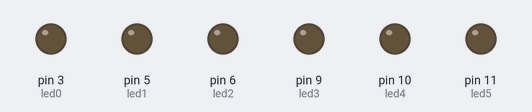
The sketch below on a simulated Arduino Uno, built with avr-gcc and run on an emulated ATmega328P. On the bench: output pins drawn as LEDs (lit = HIGH).

Above: at 0.05 s.
At 0.6 s:
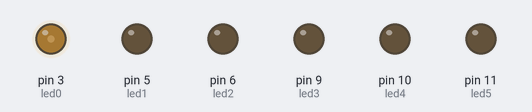
At 1.15 s:
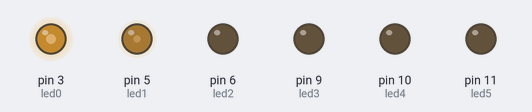
At 2.25 s:
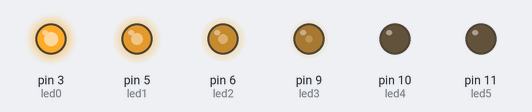
At 3.35 s:
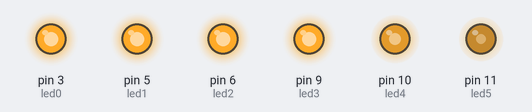
At 4.5 s:
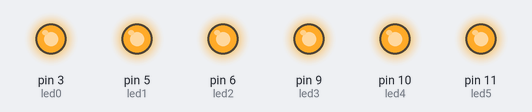
Timing chart, 0 to 5.9 s (numbered marks = the images above):
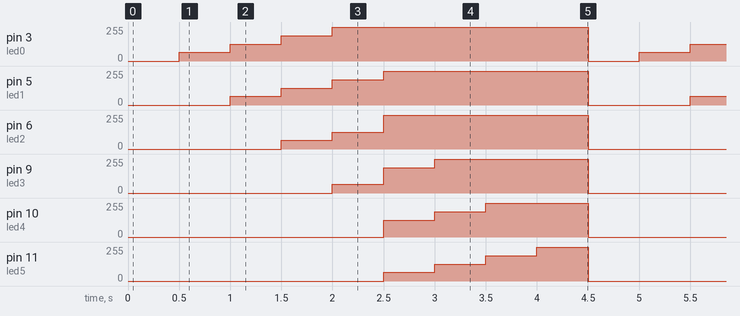

Measured:
- by itself, pin 3 (led0): repeats every 4.5 s: 127/255 0.50 s, 191/255 0.50 s, 255/255 2.5 s, 0/255 0.50 s, 64/255 0.50 s
- by itself, pin 5 (led1): repeats every 4.5 s: 127/255 0.50 s, 191/255 0.50 s, 255/255 2.0 s, 0/255 1.0 s, 64/255 0.50 s
- by itself, pin 6 (led2): repeats every 4.5 s: 127/255 0.50 s, 255/255 2.0 s, 0/255 1.5 s, 64/255 0.50 s
- by itself, pin 9 (led3): repeats every 4.5 s: 191/255 0.50 s, 255/255 1.5 s, 0/255 2.0 s, 64/255 0.50 s
- by itself, pin 10 (led4): repeats every 4.5 s: 191/255 0.50 s, 255/255 1.0 s, 0/255 2.5 s, 127/255 0.50 s
- by itself, pin 11 (led5): repeats every 4.5 s: 127/255 0.50 s, 191/255 0.50 s, 255/255 0.50 s, 0/255 2.5 s, 64/255 0.50 s

The sketch:

001_Fade_LEDs-2.ino
```cpp
/**********************************************************************************
**                                                                               **
**                                 Fade LEDs                                     **
**                                                                               **
**                                                                               **
**********************************************************************************/

//********** Includes *************************************************************

//********** Variables ************************************************************
const int led0 = 3;          // donar nom al pin 3 de l’Arduino
const int led1 = 5;          // donar nom al pin 5 de l’Arduino
const int led2 = 6;          // donar nom al pin 6 de l’Arduino
const int led3 = 9;          // donar nom al pin 9 de l’Arduino
const int led4 = 10;         // donar nom al pin 10 de l’Arduino
const int led5 = 11;         // donar nom al pin 11 de l’Arduino
int velocitat = 500;         // velocitat de l'acció en ms


//********** Setup ****************************************************************
void setup()
{
  pinMode(led0, OUTPUT);     // definir el pin 3 com una sortida
  pinMode(led1, OUTPUT);     // definir el pin 5 com una sortida
  pinMode(led2, OUTPUT);     // definir el pin 6 com una sortida
  pinMode(led3, OUTPUT);     // definir el pin 9 com una sortida
  pinMode(led4, OUTPUT);     // definir el pin 10 com una sortida
  pinMode(led5, OUTPUT);     // definir el pin 11 com una sortida
}

//********** Loop *****************************************************************
void loop()
{
  analogWrite(led0, 0);     // posar PWM del pin 3 a 60
  analogWrite(led1, 0);     // posar PWM del pin 5 a 60
  analogWrite(led2, 0);     // posar PWM del pin 6 a 60
  analogWrite(led3, 0);     // posar PWM del pin 9 a 60
  analogWrite(led4, 0);     // posar PWM del pin 10 a 60
  analogWrite(led5, 0);     // posar PWM del pin 11 a 60

  delay (500);

  analogWrite(led0, 64);     // posar PWM del pin 3 a 60
  analogWrite(led1, 0);     // posar PWM del pin 5 a 60
  analogWrite(led2, 0);     // posar PWM del pin 6 a 60
  analogWrite(led3, 0);     // posar PWM del pin 9 a 60
  analogWrite(led4, 0);     // posar PWM del pin 10 a 60
  analogWrite(led5, 0);     // posar PWM del pin 11 a 60

    delay (500);

  analogWrite(led0, 127);     // posar PWM del pin 3 a 60
  analogWrite(led1, 64);     // posar PWM del pin 5 a 60
  analogWrite(led2, 0);     // posar PWM del pin 6 a 60
  analogWrite(led3, 0);     // posar PWM del pin 9 a 60
  analogWrite(led4, 0);     // posar PWM del pin 10 a 60
  analogWrite(led5, 0);     // posar PWM del pin 11 a 60

    delay (500);

  analogWrite(led0, 191);     // posar PWM del pin 3 a 60
  analogWrite(led1, 127);     // posar PWM del pin 5 a 60
  analogWrite(led2, 64);     // posar PWM del pin 6 a 60
  analogWrite(led3, 0);     // posar PWM del pin 9 a 60
  analogWrite(led4, 0);     // posar PWM del pin 10 a 60
  analogWrite(led5, 0);     // posar PWM del pin 11 a 60

    delay (500);

   analogWrite(led0, 255);     // posar PWM del pin 3 a 60
  analogWrite(led1, 191);     // posar PWM del pin 5 a 60
  analogWrite(led2, 127);     // posar PWM del pin 6 a 60
  analogWrite(led3, 64);     // posar PWM del pin 9 a 60
  analogWrite(led4, 0);     // posar PWM del pin 10 a 60
  analogWrite(led5, 0);     // posar PWM del pin 11 a 60

    delay (500);

  analogWrite(led0, 255);     // posar PWM del pin 3 a 60
  analogWrite(led1, 255);     // posar PWM del pin 5 a 60
  analogWrite(led2, 255);     // posar PWM del pin 6 a 60
  analogWrite(led3, 191);     // posar PWM del pin 9 a 60
  analogWrite(led4, 127);     // posar PWM del pin 10 a 60
  analogWrite(led5, 64);     // posar PWM del pin 11 a 60

    delay (500);


  analogWrite(led0, 255);     // posar PWM del pin 3 a 60
  analogWrite(led1, 255);     // posar PWM del pin 5 a 60
  analogWrite(led2, 255);     // posar PWM del pin 6 a 60
  analogWrite(led3, 255);     // posar PWM del pin 9 a 60
  analogWrite(led4, 191);     // posar PWM del pin 10 a 60
  analogWrite(led5, 127);     // posar PWM del pin 11 a 60

    delay (500);

  analogWrite(led0, 255);     // posar PWM del pin 3 a 60
  analogWrite(led1, 255);     // posar PWM del pin 5 a 60
  analogWrite(led2, 255);     // posar PWM del pin 6 a 60
  analogWrite(led3, 255);     // posar PWM del pin 9 a 60
  analogWrite(led4, 255);     // posar PWM del pin 10 a 60
  analogWrite(led5, 191);     // posar PWM del pin 11 a 60

    delay (500);

  analogWrite(led0, 255);     // posar PWM del pin 3 a 60
  analogWrite(led1, 255);     // posar PWM del pin 5 a 60
  analogWrite(led2, 255);     // posar PWM del pin 6 a 60
  analogWrite(led3, 255);     // posar PWM del pin 9 a 60
  analogWrite(led4, 255);     // posar PWM del pin 10 a 60
  analogWrite(led5, 255);     // posar PWM del pin 11 a 60

    delay (500);


}

//********** Funcions *************************************************************
```
